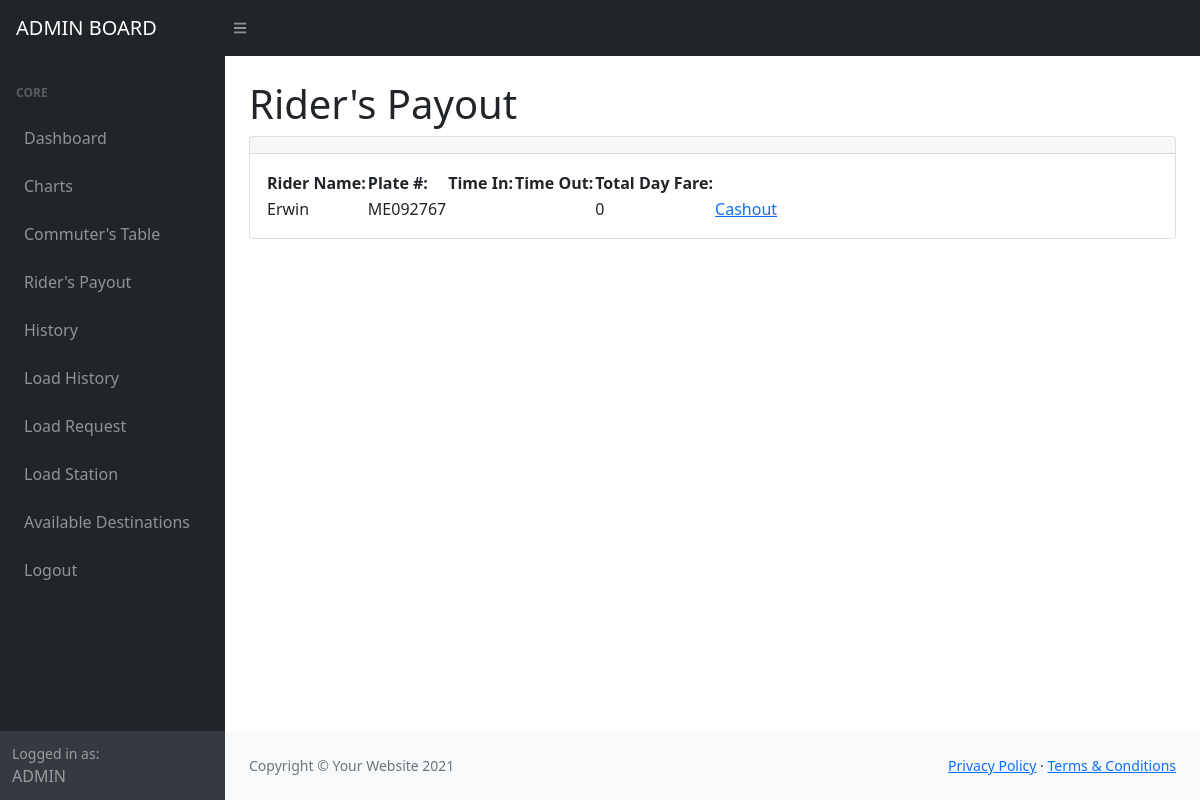
The page /Arider_payout.php (signed in) on the database its author committed.
### tables this page shows
CREATE TABLE `rider_info` (
  `id` int(11) NOT NULL,
  `name` text NOT NULL,
  `riders_id` int(11) NOT NULL,
  `contact` int(11) NOT NULL,
  `address` text NOT NULL,
  `plate` text NOT NULL,
  `license` int(11) NOT NULL,
  `created` text NOT NULL,
  `storage` int(11) NOT NULL,
  `cashout_status` text NOT NULL,
  `image_url` text NOT NULL,
  `license_url` text NOT NULL,
  `verify_status` text NOT NULL,
  `time_in` text NOT NULL,
  `time_out` text NOT NULL
);

### Arider_payout.php (the view, shortened to what this page needs)
<?php
require_once "check.php";
    $sql = mysqli_query($conn, "SELECT * FROM rider_info ");
?>
<!DOCTYPE html>
<html lang="en">
    <head>
        <link rel="stylesheet" href="https://cdn.jsdelivr.net/npm/bootstrap@4.1.3/dist/css/bootstrap.min.css">
        <link href="https://cdn.jsdelivr.net/npm/simple-datatables@latest/dist/style.css" rel="stylesheet" />
        <link href="adminfile/css/styles.css" rel="stylesheet" />
    </head>
    <body class="sb-nav-fixed">
        <nav class="sb-topnav navbar navbar-expand navbar-dark bg-dark">
            <a class="navbar-brand ps-3" href="Admin.php">ADMIN BOARD</a>
            <button class="btn btn-link btn-sm order-1 order-lg-0 me-4 me-lg-0" id="sidebarToggle" href="#!"><i class="fas fa-bars"></i></button>
        </nav>
        <div id="layoutSidenav">
            <div id="layoutSidenav_nav">
                <nav class="sb-sidenav accordion sb-sidenav-dark" id="sidenavAccordion">
                    <div class="sb-sidenav-menu">
                        <div class="nav">
                            <div class="sb-sidenav-menu-heading">Core</div>
                            <a class="nav-link" href="Admin.php">
                                Dashboard
                            </a>
                            <a class="nav-link" href="charts.php">
                                Charts
                            </a>
                            <a class="nav-link" href="Atables.php">
                                Commuter's Table
                            </a>
                            <a class="nav-link" href="Arider_payout.php">
                                Rider's Payout
                            </a>
                            <a class="nav-link" href="Ahistory.php">
                                History
                            </a>
                            <a class="nav-link" href="Alhistory.php">
                                Load History
                            </a>
                            <a class="nav-link" href="Aload-request.php">
                                Load Request
                            </a>
                            <a class="nav-link" href="Aload.php">
                                Load Station
                            </a>
                            <a class="nav-link" href="Adestinations.php">
                                Available Destinations
                            </a>
                            <a class="nav-link" href="logout.php">
                                Logout
                            </a>
                        </div>
                    </div>
                    <div class="sb-sidenav-footer">
                        <div class="small">Logged in as:</div>
                        ADMIN
                    </div>
                </nav>
            </div>
            <div id="layoutSidenav_content">
                <main>
                    <div class="container-fluid px-4">
                        <h1 class="mt-4">Rider's Payout</h1>
                        <div class="card mb-4">
                            <div class="card-header">
                            </div>
                            <div class="table-responsive-sm card-body">
                                <table id="datatablesSimple" class="">
                                    <thead>
                                        <tr>
                                            <th>Rider Name:</th>
                                            <th>Plate #: </th>
                                            <th>Time In: </th>
                                            <th>Time Out: </th>
                                            <th>Total Day Fare: </th>
                                        </tr>
                                    </thead>
                                    <?php
                                        while($row = $sql->fetch_assoc()){
                                        ?>
                                    <tbody>
                                        <tr>
                                            <td><?php echo $row['name'];?></td>
                                            <td><?php echo $row['plate']?></td>
                                            <td><?php echo $row['time_in']?></td>
                                            <td><?php echo $row['time_out']?></td>
                                            <td><?php echo $row['storage'];?></td>
                                           <?php echo "<td><a  href=\"cashout.php?plate=".$row['plate']."\">Cashout</a></td>";?>
                                        </tr>
                                    </tbody>
                                    <?php
                                        }
                                            ?>
                                </table>
                            </div>
                        </div>
                    </div>
                </main>
                <footer class="py-4 bg-light mt-auto">
                    <div class="container-fluid px-4">
                        <div class="d-flex align-items-center justify-content-between small">
                            <div class="text-muted">Copyright &copy; Your Website 2021</div>
                            <div>
                                <a href="#">Privacy Policy</a>
                                &middot;
                                <a href="#">Terms &amp; Conditions</a>
                            </div>
                        </div>
                    </div>
                </footer>
            </div>
        </div>
    </body>
</html>

### rows shown on the page
rider_info: name "Erwin", plate "ME092767", storage "0"
